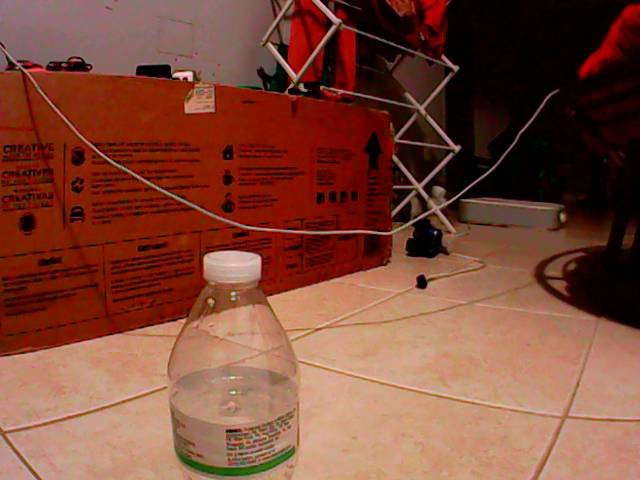
#> input picture test_camera_masterpi_stream.jpg, 640 x 480 px
$ python -i test_obstacle_avoidance.py   (imports and definitions only)
#> lines starting #> are read from the running program, lines starting #| are printed output that depends on the picture; after the words box and inside, x2 and y2 are one past the last pixel; in counts of white or black regions, pixels touching at a corner belong together
#> further down, picture is the input picture: shape (480, 640, 3); mean B, G, R 55.7, 72.3, 125.9
#!/usr/bin/env python3
"""
Test Obstacle Avoidance System
Simple test script to demonstrate Bruno's obstacle avoidance capabilities
"""

import cv2
import numpy as np
import time
import random

# [86 lines left out: functions create_test_obstacle_frame, simulate_obstacle_avoidance, not called in this run]

def detect_obstacles_simple(frame):
    """Simple obstacle detection using edge detection"""
    obstacles = []
    H, W = frame.shape[:2]
#> H = 480; W = 640

    try:
        # Convert to grayscale
        gray = cv2.cvtColor(frame, cv2.COLOR_BGR2GRAY)
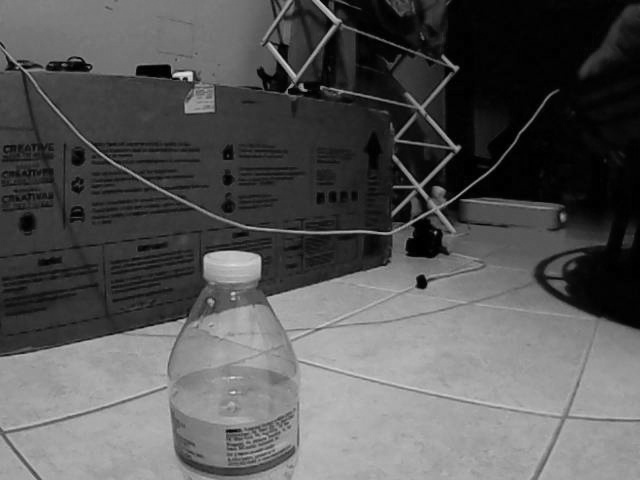
#> gray: shape (480, 640); min 0, max 233, mean 86.4

        # Apply Gaussian blur
        blurred = cv2.GaussianBlur(gray, (5, 5), 0)

        # Edge detection
        edges = cv2.Canny(blurred, 50, 150)
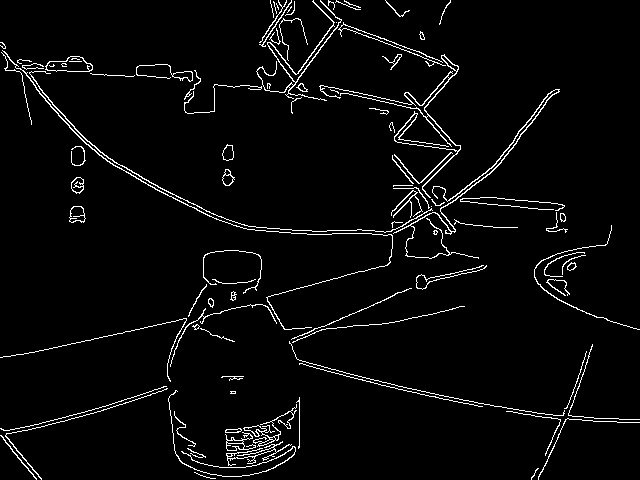
#> edges: shape (480, 640); 3.7% white in thin lines or dots

        # Find contours
        contours, _ = cv2.findContours(edges, cv2.RETR_EXTERNAL, cv2.CHAIN_APPROX_SIMPLE)
#> contours = 94 contours, 57 with area under 20; largest, box (x1, y1, x2, y2) and area: (45, 56, 93, 72) 496, (319, 54, 461, 198) 336, (393, 89, 560, 259) 288, (256, 0, 342, 101) 216, (243, 404, 297, 447) 210

        for contour in contours:
            area = cv2.contourArea(contour)
            if area < 1000:  # Filter small noise
                continue

            # Get bounding box
            x, y, w, h = cv2.boundingRect(contour)

            # Calculate distance estimate (simplified)
            distance = estimate_distance_simple(w, h, W, H)

            # Calculate angle from center
            center_x = x + w/2
            angle = np.arctan2(center_x - W/2, W/2) * 180 / np.pi

            # Only consider obstacles in front of robot (within 60 degrees)
            if abs(angle) < 60:
                obstacle = {
                    'distance': distance,
                    'angle': angle,
                    'confidence': min(area / 10000, 1.0),
                    'type': 'object',
                    'bbox': (x, y, w, h)
                }
                obstacles.append(obstacle)
#> this loop made 94 passes
#> area on passes 4, 5, 6, 7, 11, 14, 15, 26, 27, 28, 29, 31: 59, 35.5, 172.5, 47.5, 209.5, 50.5, 39.5, 42, 33.5, 29.5, 29, 23
#> after the loop, obstacles = []

    except Exception as e:
        print(f"Obstacle detection error: {e}")

    return obstacles

# [149 lines left out: functions estimate_distance_simple, analyze_obstacles_simple, plan_avoidance_simple, interactive_test, test_scenario, not called in this run]

# [11 lines not run here, left out]

>>> import cv2
>>> picture = cv2.imread('test_camera_masterpi_stream.jpg')
>>> result = detect_obstacles_simple(picture)
#> result = []
